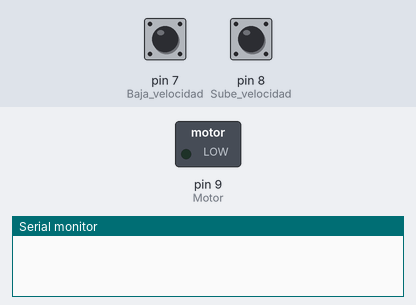
A sketch run on a simulated Arduino Uno, built with avr-gcc and run on an emulated ATmega328P. On the bench: switched loads named in the sketch (green lamp = pin HIGH), the last lines printed to the serial monitor. The test bench sets the inputs (shaded band); at power-on: pin 8 (Sube_velocidad) HIGH, pin 7 (Baja_velocidad) HIGH.

Above: at 2.4 s.
2.5 s: pin 8 (Sube_velocidad) pulled LOW for 3.2 s
At 5.5 s:
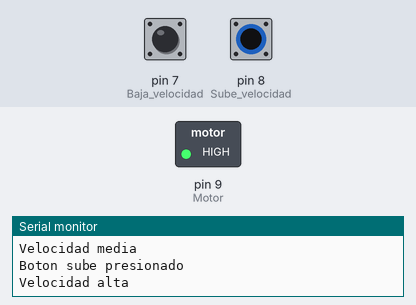
7.2 s: pin 7 (Baja_velocidad) pulled LOW for 1 s
At 9.1 s:
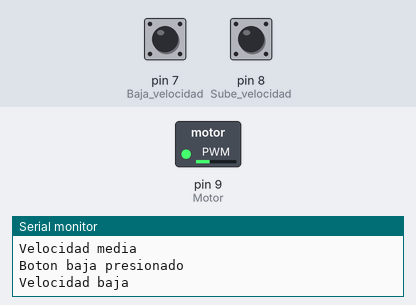
9.7 s: pin 7 (Baja_velocidad) pulled LOW for 1 s
At 11.0 s:
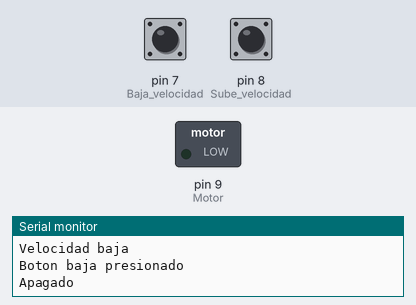
12.2 s: pin 8 (Sube_velocidad) pulled LOW for 1 s
At 14.0 s:
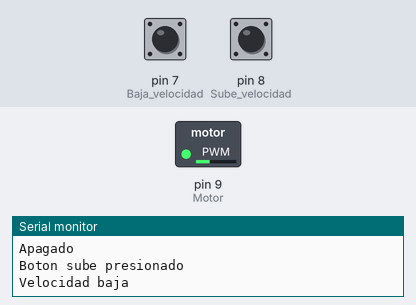
14.7 s: pin 7 (Baja_velocidad) pulled LOW for 3.2 s
At 15.8 s:
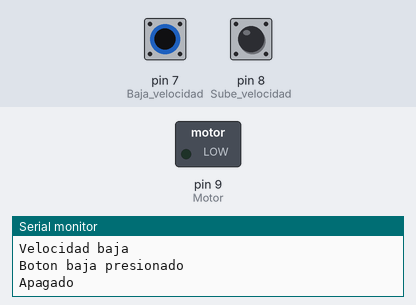
Timing chart, 0 to 17.7 s (numbered marks = the images above; inputs shaded):
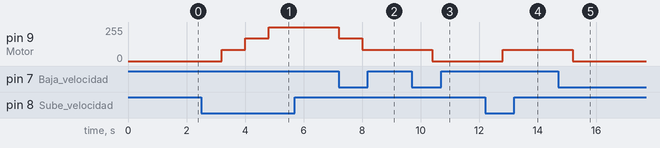

The sketch:

dimmer.ino
```cpp
/*ISPC Materia TST cohorte 2022 Aula 1
Fecha de esta version dimmer 11-07-2022
Ejercicio programa para prueba en proteus simulacion
Caracteristicas tecnicas     */
/************************************************************************/
int numero = 0;         // variable para saber cuantas veces pulsaron el boton
int Sube_velocidad = 8; // pin entrada pulsador para subir la velocidad
int Baja_velocidad = 7; // pin entrada pulsador para bajar la velocidad
int Motor = 9;          // pin salida para manejar el motor por PWM
/************************************************************************/
void setup()
{
    Serial.begin(9600);                    // enciendo el puerto serie
    pinMode(Sube_velocidad, INPUT_PULLUP); // configuro el pin de entrada
    pinMode(Baja_velocidad, INPUT_PULLUP); // configuro el pin de entrada
    pinMode(Motor, OUTPUT);                // configuro el pin de salida
}
/************************************************************************/


/************************************************************************/
void loop()
{
    if (digitalRead(Sube_velocidad) == 0)
    {                               // si el boton esta presionado
        if (numero < 3)             // si el numero es menor a 3
        {                           // si es la primera vez que presiono el boton
            numero++;               // aumento el contador
            Serial.println("Boton sube presionado"); // muestro en el puerto serie que presiono el boton
            ajuste_velocidad();     // llamo a la funcion para ajustar la velocidad
        }
    }

    if (digitalRead(Baja_velocidad) == 0)
    {                               // si el boton esta presionado
        if (numero > 0)             // si el numero es mayor a 0
        {                           // si el contador es mayor a 0
            numero--;               // aumento el contador
            Serial.println("Boton baja presionado"); // imprimo el mensaje
            ajuste_velocidad();     // llamo a la funcion para ajustar la velocidad
        }
    }
    delay(800); // espero 800 ms para que no se repita el mensaje
}
/************************************************************************/


/************************************************************************/
void ajuste_velocidad()
{ // funcion para ajustar la velocidad

    switch (numero)
    {
    case 1: // si el contador es 1
        Serial.println("Velocidad baja");
        analogWrite(Motor, 85); // ajusto la velocidad al valor de 85 un 33.3%
        break;
    case 2: // si el contador es 2
        Serial.println("Velocidad media");
        analogWrite(Motor, 170); // ajusto la velocidad al valor de 170 66.6 %
        break;
    case 3: // si el contador es 3
        Serial.println("Velocidad alta");
        analogWrite(Motor, 255); // ajusto la velocidad al valor de 255 un 100%
        break;
    case 0: // si el contador es 0
        Serial.println("Apagado");
        analogWrite(Motor, 0);
        break;
    default:
        Serial.println("error");
        break;
    }
}
/************************************************************************/
```

Measured:
- after the input at 2.5 s, pin 9 (Motor): 0/255 → 85/255 after 0.70 s, → 170/255 0.80 s later, → 255/255 0.80 s later
- after the input at 7.2 s, pin 9 (Motor): 255/255 → 170/255 at once, → 85/255 0.80 s later
- after the input at 9.7 s, pin 9 (Motor): 85/255 → 0/255 after 0.70 s
- after the input at 12.2 s, pin 9 (Motor): 0/255 → 85/255 after 0.60 s
- after the input at 14.7 s, pin 9 (Motor): 85/255 → 0/255 after 0.50 s
